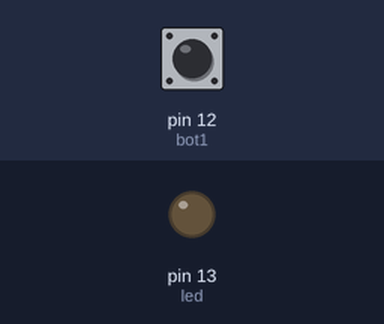
Recording of a sketch running on a simulated Arduino Uno, built with avr-gcc and run on an emulated ATmega328P. Shown: output pins drawn as LEDs (lit = HIGH). The test bench sets the inputs (shaded band); at power-on: pin 12 (bot1) HIGH.

Above: at 0.8 s.
0.9 s: pin 12 (bot1) pulled LOW for 0.15 s
At 2.1 s:
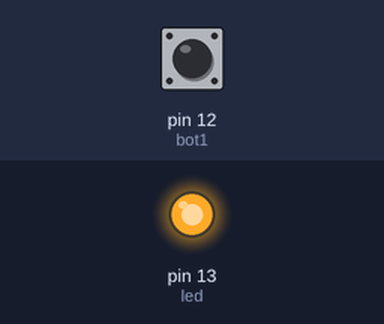
2.5 s: pin 12 (bot1) pulled LOW for 1 s
At 4.6 s:
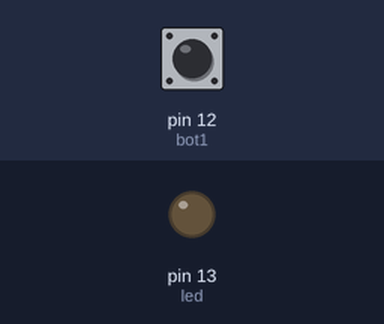
5.0 s: pin 12 (bot1) pulled LOW for 3.2 s
At 9.3 s:
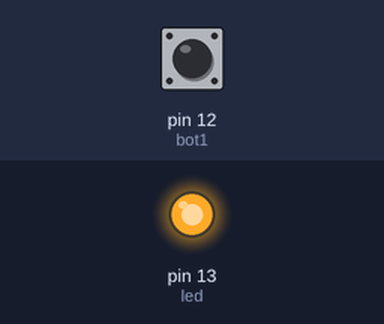
Timing chart, 0 to 10.8 s (numbered marks = the images above; inputs shaded):
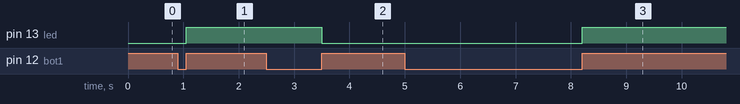

Measured:
- after the input at 0.9 s, pin 13 (led): LOW → HIGH after 0.15 s
- after the input at 2.5 s, pin 13 (led): HIGH → LOW after 1.0 s
- after the input at 5.0 s, pin 13 (led): LOW → HIGH after 3.2 s

The sketch:

EntradaDigRegistradores.ino
```cpp
/*

            Este código tem a função de realizar a leitura de um botão, configurando uma entrada e uma saída digital através do registradores internos do ATMega328P.

            Na simulação e na prática o circuito e o programa funcionaram perfeitamente.

*/

// Mapeamento de hardware
#define bot1 (1 << 4)
#define led (1 << 5)

// Variáveis auxiliares
boolean flagB1 = 0x00;

void setup() {

    DDRB &= ~bot1;            // Configura o bit 4 de DDRB como entrada digital
    PORTB |= bot1;            // Habilita o pull-up interno do bit 4 do PORTB

    DDRB |= led;              // Configura o bit 5 de DDRB como saída digital

    while(1){

        if(!(PINB&bot1))   flagB1 = 0x01;             // PINB é o registrador que guarda o estado de cada entrada do PORTB

        if((PINB&bot1) && flagB1){

            flagB1 = 0x00;

            PORTB ^= led;
        } // end if
    } // end while

}
```
